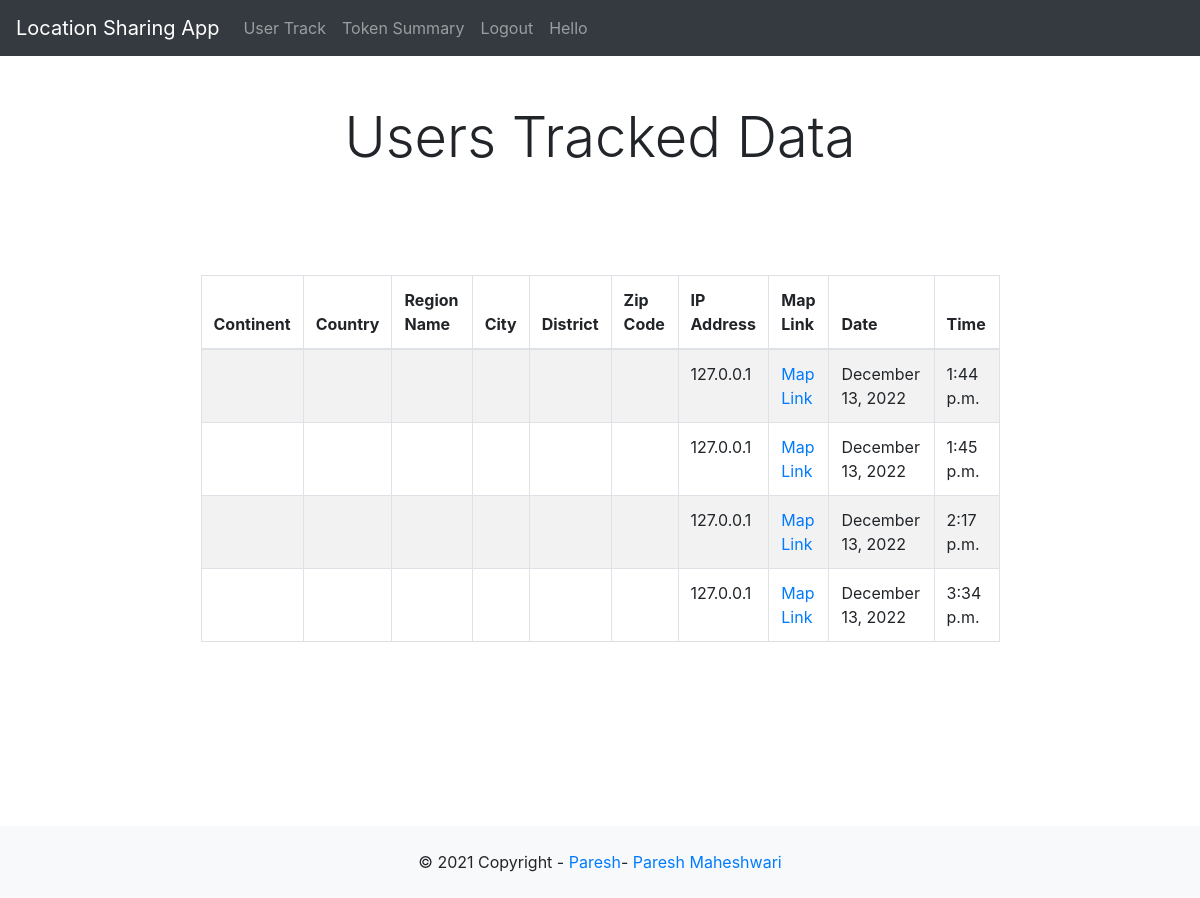
Before: /user_track/ (signed in) with the older database file.
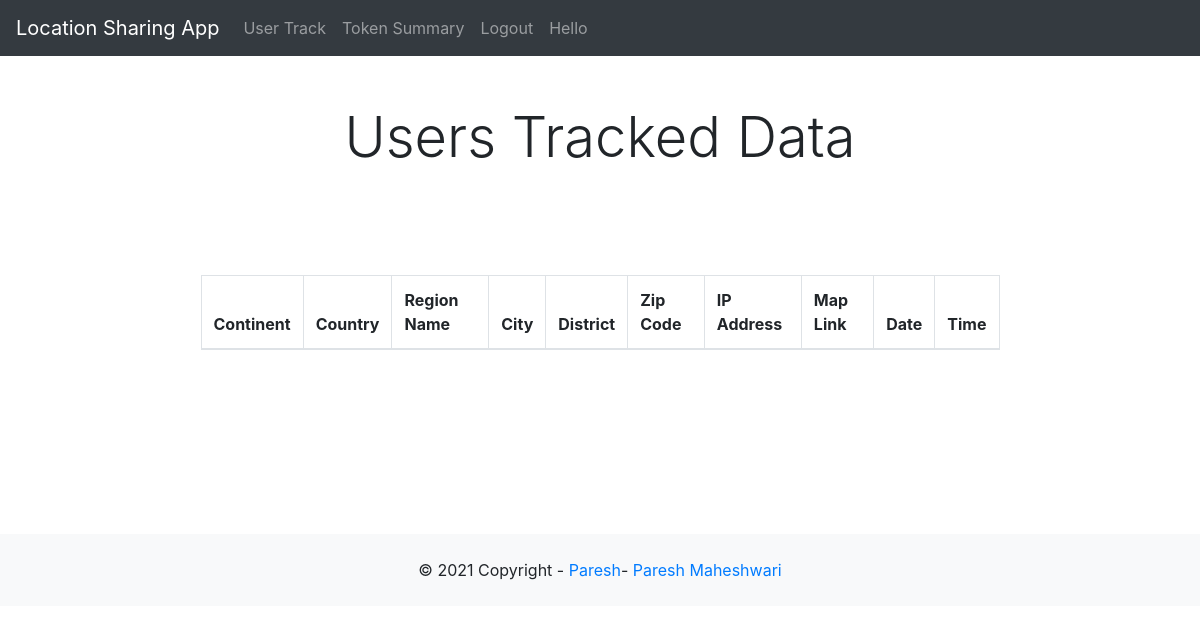
After: the same page with the newer database file.
### location/models.py (models this page shows, shortened)
class UserLocation(models.Model):
    author = models.ForeignKey(User, on_delete=models.CASCADE,null=True, blank=True)
    latitude = models.FloatField(null=True, blank=True)
    longitude = models.FloatField(null=True, blank=True)
    continent = models.CharField(max_length=64, null=True, blank=True)
    country = models.CharField(max_length=64, null=True, blank=True)
    region = models.CharField(max_length=64, null=True, blank=True)
    region_name = models.CharField(max_length=64, null=True, blank=True)
    city = models.CharField(max_length=64, null=True, blank=True)
    district = models.CharField(max_length=64, null=True, blank=True)
    zip_code = models.CharField(max_length=64, null=True, blank=True)
    timezone = models.CharField(max_length=64, null=True, blank=True)
    isp = models.CharField(max_length=64, null=True, blank=True)
    org = models.CharField(max_length=64, null=True, blank=True)
    as_number = models.CharField(max_length=64, null=True, blank=True)
    as_name = models.CharField(max_length=64, null=True, blank=True)
    mobile = models.BooleanField(null=True, blank=True)
    proxy = models.BooleanField(null=True, blank=True)
    hosting = models.BooleanField(null=True, blank=True)
    ip_address = models.CharField(null=True, blank=True,max_length=64)
    map_link = models.CharField(max_length=256, blank=True, null=True)
    date = models.DateTimeField(auto_now_add=True)
    time = models.TimeField(auto_now_add=True)
    user_agent = models.CharField(max_length=256, blank=True, null=True)

### location/views.py (the view)
# urls.py: path('user_track/', user_track, name='user_track'),
@login_required
def user_track(request):
    userdata = UserLocation.objects.all()
    if request.user.is_authenticated:
        return render(request, 'user_track.html', {'userdata':userdata})
    else:
        return redirect('home')

### templates/user_track.html
{% extends 'base.html' %}
{% block content %}
<div class="row">
  <div class="col">
    <div class="bootstrap_datatables">
      <div class="container py-5">
        <header class="text-center text-black">
          <h1 class="display-4">Users Tracked Data</h1>
        </header>
        <div class="row py-5">
          <div class="col-lg-10 mx-auto">
            <div class="card border-0 shadow rounded">
              <div class="card-body bg-white p-5 rounded">
                <div class="table-responsive">
                  <table class="table table-striped table-bordered" id="example" style="width:100%;">
                    <thead>
                      <tr>
                        <th>Continent</th>
                        <th>Country</th>
                        <th>Region Name</th>
                        <th>City</th>
                        <th>District</th>
                        <th>Zip Code</th>
                        <th>IP Address</th>
                        <th>Map Link</th>
                        <th>Date</th>
                        <th>Time</th>
                      </tr>
                    </thead>
                    <tbody>
                      {% for location in userdata %}
                      <tr>
                        <td>{{ location.continent }}</td>
                        <td>{{ location.country }}</td>
                        <td>{{ location.region_name }}</td>
                        <td>{{ location.city }}</td>
                        <td>{{ location.district }}</td>
                        <td>{{ location.zip_code }}</td>
                        <td>{{ location.ip_address }}</td>
                        <td><a href="https://www.google.com/maps/place/{{ location.latitude }},{{ location.longitude }}" target="_blank">Map Link</a></td>
                        <td>{{ location.date|date:"F j, Y" }}</td>
                        <td>{{ location.time }}</td>
                      </tr>
                      {% endfor %}
                    </tbody>
                  </table>
                </div>
              </div>
            </div>
          </div>
        </div>
      </div>
    </div>
  </div>
</div>
{% endblock %}

Changed rows visible on the page:
removed UserLocation: ip_address "127.0.0.1", date "December 13, 2022", time "1:44 p.m."
removed UserLocation: ip_address "127.0.0.1", date "December 13, 2022", time "1:45 p.m."
removed UserLocation: ip_address "127.0.0.1", date "December 13, 2022", time "2:17 p.m."
removed UserLocation: ip_address "127.0.0.1", date "December 13, 2022", time "3:34 p.m."
